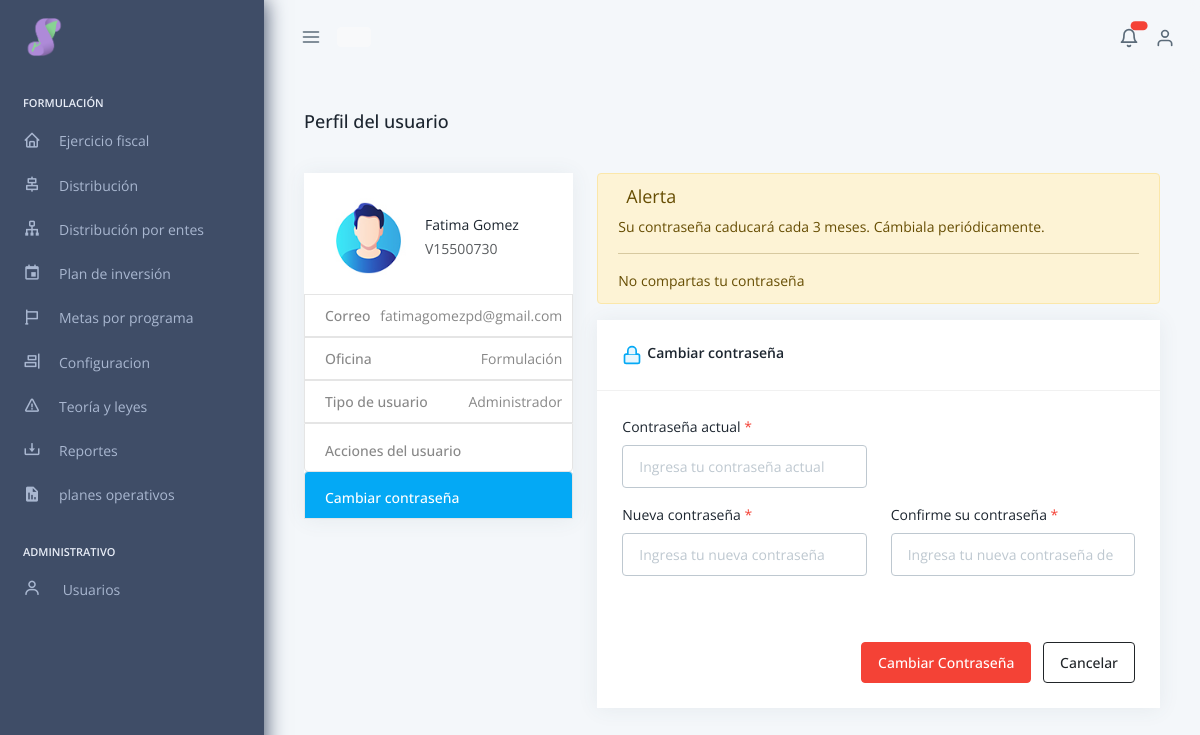
Page /front/mod_global/global_perfil (signed in) on the committed database.
### tables this page shows
CREATE TABLE `menu` (
  `id` int(11) NOT NULL,
  `oficina` varchar(255) DEFAULT NULL,
  `categoria` varchar(255) DEFAULT NULL,
  `nombre` varchar(255) DEFAULT NULL,
  `dir` varchar(255) DEFAULT NULL,
  `icono` varchar(255) DEFAULT NULL
);

CREATE TABLE `system_users` (
  `u_id` int(11) NOT NULL,
  `u_nombre` varchar(255) DEFAULT NULL,
  `u_oficina_id` int(11) DEFAULT NULL,
  `u_oficina` varchar(255) DEFAULT NULL,
  `u_email` varchar(255) DEFAULT NULL,
  `u_contrasena` varchar(255) DEFAULT NULL,
  `creado` datetime DEFAULT current_timestamp(),
  `u_nivel` int(11) DEFAULT NULL,
  `u_status` int(11) NOT NULL DEFAULT 1,
  `u_cedula` varchar(255) DEFAULT NULL,
  `id_ente` int(255) NOT NULL DEFAULT 1
);

### back/sistema_global/session.php (called while the page is built, shortened)
<?php
if (!@$_SESSION["u_oficina"]) {
	session_destroy();
	header("Location: " . constant('URL'));
} else {
	$u_oficina_id = $_SESSION['u_oficina_id'];
}

### front/mod_global/global_perfil.php (the view, shortened to what this page needs)
<?php
require_once '../../back/sistema_global/session.php';
require_once '../../back/sistema_global/conexion.php';
$u_cedula = $_SESSION["u_cedula"];
$id_user = $_SESSION["u_id"];
$u_nombre = $_SESSION['u_nombre'];
$u_nivel = $_SESSION['u_nivel'];
$stmt = mysqli_prepare($conexion, "SELECT * FROM `system_users` WHERE u_id = ? LIMIT 1");
$stmt->bind_param('s', $id_user);
$stmt->execute();
$result = $stmt->get_result();
if ($result->num_rows > 0) {
  while ($row = $result->fetch_assoc()) {
    $u_email = $row['u_email'];
  }
}
?>
<!DOCTYPE html>
<html lang="es">
<head>
</head>
<?php require_once '../includes/header.php' ?>
<body data-pc-preset="preset-1" data-pc-sidebar-caption="true" data-pc-direction="ltr" data-pc-theme="light">
  <?php require_once '../includes/menu.php' ?>
  <?php require_once '../includes/top-bar.php' ?>
  <div class="pc-container">
    <div class="pc-content">
      <div class="page-header">
        <div class="page-block">
          <div class="row align-items-center">
            <div class="col-md-12">
              <div class="page-header-title">
                <h5 class="mb-0">Perfil del usuario</h5>
              </div>
            </div>
          </div>
        </div>
      </div>
      <div class="row">
        <div class="col-lg-4">
          <div class="card user-card user-card-1">
            <div class="card-body pb-0">
              <div class="d-flex user-about-block align-items-center mt-0 mb-3">
                <div class="flex-shrink-0">
                  <div class="position-relative d-inline-block"><img class="img-radius img-fluid wid-80" src="../../src/assets/images/user/avatar-2.jpg" alt="User image">
                  </div>
                </div>
                <div class="flex-grow-1 ms-3">
                  <h6 class="mb-1"><?php echo $u_nombre ?></h6>
                  <p class="mb-0 text-muted"><?php echo ($u_cedula ? 'V' . $u_cedula : '') ?></p>
                </div>
              </div>
            </div>
            <ul class="list-group list-group-flush">
              <li class="list-group-item"><span class="f-w-500"><i class="feather icon-mail m-r-10"></i>Correo</span> <a class="float-end text-body"><?php echo $u_email ?></a></li>
              <li class="list-group-item"><span class="f-w-500"><i class="feather icon-mail m-r-10"></i>Oficina</span> <a class="float-end text-body"><?php echo $oficinas[$u_oficina_id] ?></a></li>
              <li class="list-group-item"><span class="f-w-500"><i class="feather icon-mail m-r-10"></i>Tipo de usuario</span> <a class="float-end text-body"><?php echo ($u_nivel == 1 ? 'Administrador' : 'Estandar') ?></a></li>
            </ul>
            <div class="nav flex-column nav-pills list-group list-group-flush list-pills" id="user-set-tab" role="tablist" aria-orientation="vertical">
              <a class="nav-link list-group-item list-group-item-action " id="user-set-profile-tab" data-bs-toggle="pill" href="#user-set-profile" role="tab" aria-controls="user-set-profile" aria-selected="false" tabindex="-1"><span class="f-w-500 d-inline-flex align-items-center"><i class="mb-0 feather icon-user m-r-10 h5"></i>Acciones del usuario</span> <span class="float-end"><i class="feather icon-chevron-right"></i></span> </a>
              <a class="nav-link list-group-item list-group-item-action active" id="user-set-passwort-tab" data-bs-toggle="pill" href="#user-set-passwort" role="tab" aria-controls="user-set-passwort" aria-selected="true"><span class="f-w-500 d-inline-flex align-items-center">Cambiar contraseña</span> </a>
            </div>
          </div>
        </div>
        <div class="col-lg-8">
          <div class="tab-content" id="user-set-tabContent">
            <div class="tab-pane fade active show" id="user-set-passwort" role="tabpanel" aria-labelledby="user-set-passwort-tab">
              <div class="alert alert-warning" role="alert">
                <h5 class="alert-heading"><i class="feather icon-alert-circle me-2"></i>Alerta</h5>
                <p>Su contraseña caducará cada 3 meses. Cámbiala periódicamente.</p>
                <hr>
                <p class="mb-0">No compartas tu contraseña</p>
              </div>
              <div class="card">
                <div class="card-header">
                  <h5><span class="p-l-5">Cambiar contraseña</span></h5>
                </div>
                <div class="card-body">
                  <div class="row">
                    <div class="col-sm-6">
                      <div class="mb-3"><label class="form-label">Contraseña actual <span class="text-danger">*</span></label> <input id="current-pass" autocomplete="off" type="password" class="form-control" placeholder="Ingresa tu contraseña actual"> </div>
                    </div>
                  </div>
                  <div class="row">
                    <div class="col-sm-6">
                      <div class="mb-3"><label class="form-label">Nueva contraseña <span class="text-danger">*</span></label> <input id="new-pass" type="password" class="form-control" placeholder="Ingresa tu nueva contraseña"></div>
                    </div>
                    <div class="col-sm-6">
                      <div class="mb-3"><label class="form-label">Confirme su contraseña <span class="text-danger">*</span></label> <input id="new-pass-again" type="password" class="form-control" placeholder="Ingresa tu nueva contraseña de nuevo"></div>
                    </div>
                  </div>
                </div>
                <div class="card-footer text-end"><button class="btn btn-danger " id="btn-cambiar-pass">Cambiar Contraseña</button> <button class="btn btn-outline-dark ms-2" onclick="$('.form-control').val('')">Cancelar</button></div>
              </div>
            </div>
          </div>
        </div>
      </div>
    </div>
  </div>
</body>
</html>

### front/includes/header.php (shortened to what this page needs)
<!DOCTYPE html>
<html lang="es">
<head>
  <link rel="stylesheet" href="../../src/assets/css/style.css" id="main-style-link">
  <link rel="stylesheet" href="../../src/assets/css/style-preset.css">
  <link rel="stylesheet" href="../../src/assets/css/animate.min.css">
  <link href='https://unpkg.com/boxicons@2.1.4/css/boxicons.min.css' rel='stylesheet'>
  <link href='../src/assets/datatables/datatables.min.css' rel='stylesheet'>
</head>
</html>

### front/includes/menu.php (shortened to what this page needs)
<nav class="pc-sidebar">
  <div class="navbar-wrapper">
    <div class="m-header">
      <img src="../../src/assets/images/logo.png" width="40px" class="img-fluid logo-lg" alt="logo">
    </div>
    <div class="navbar-content">
      <ul class="pc-navbar">
        <?php
        require_once '../../back/sistema_global/conexion.php';
        $oficinas = [
          1 => 'Nomina',
          2 => 'Registro y control',
          3 => 'Relaciones laborales',
          4 => 'Formulación',
          5 => 'Ejecución Presupuestaria',
          6 => 'Entes',
          7 => 'Proyectos'
        ];
        echo ' <li class="pc-item pc-caption">
            <label>' . $oficinas[$_SESSION["u_oficina_id"]] . '</label>
            <i data-feather="sidebar"></i>
          </li>';
        $menu = [];
        $oficina = $_SESSION["u_oficina"];
        $stmt = mysqli_prepare($conexion, "SELECT * FROM `menu` WHERE oficina = ?");
        $stmt->bind_param('s', $oficina);
        $stmt->execute();
        $result = $stmt->get_result();
        if ($result->num_rows > 0) {
          while ($row = $result->fetch_assoc()) {
            $listar = ($_SESSION["u_nivel"] == 1 || isset($_SESSION['permisos'][$row['id']]));
            if ($listar) {
              $item = [
                "tipo" => "item",
                "categoria" => $row['categoria'],
                "icono" => $row['icono'] ?? 'bx-error',
                "enlace" => $row['dir'] ?? '#',
                "nombre" => $row['nombre'] ?? 'Sin nombre',
                "sub-item" => null
              ];
              if (is_null($row['categoria'])) {
                $menu[$row['id']] = $item;
              } else {
                if (!isset($menu[$row['categoria']])) {
                  $menu[$row['categoria']] = [
                    "tipo" => "categoria",
                    "categoria" => $row['categoria'],
                    "icono" => $row['icono'] ?? 'bx-error',
                    "enlace" => null,
                    "nombre" => null,
                    "sub-item" => []
                  ];
                }
                $menu[$row['categoria']]['sub-item'][] = [
                  "enlace" => $row['dir'] ?? '#',
                  "nombre" => $row['nombre'] ?? 'Sin nombre'
                ];
              }
            }
          }
        }
        function generarMenu($menu)
        {
          $url_base = constant('URL') . 'front/';
          foreach ($menu as $item) {
            if ($item['tipo'] == 'item') {
              echo '<li class="pc-item">';
              echo '<a href="' . $url_base . htmlspecialchars($item['enlace']) . '" class="pc-link">';
              echo '<span class="pc-micon"><i class="bx ' . htmlspecialchars($item['icono']) . '"></i></span>';
              echo '<span class="pc-mtext">' . htmlspecialchars($item['nombre']) . '</span>';
              echo '</a>';
              echo '</li>';
            } elseif ($item['tipo'] == 'categoria') {
              echo '<li class="pc-item pc-hasmenu">';
              echo '<a class="pc-link">';
              echo '<span class="pc-micon"><i class="bx ' . htmlspecialchars($item['icono']) . '"></i></span>';
              echo '<span class="pc-mtext">' . htmlspecialchars($item['categoria']) . '</span>';
              echo '</a>';
              echo '</li>';
            }
          }
        }
        generarMenu($menu);
        if ($_SESSION["u_nivel"] == '1') { ?>
          <li class="pc-item pc-caption">
            <label>Administrativo</label>
          </li>
          <li class="pc-item pc-hasmenu">
            <a href="#!" class="pc-link">
              <span class="pc-micon">
                <i class='bx bx-user'></i>
              </span>
              <span class="pc-mtext">Usuarios</span><span class="pc-arrow"><i class="ti ti-chevron-right"></i></span>
            </a>
          </li>
        <?php } ?>
      </ul>
    </div>
  </div>
</nav>

### front/includes/top-bar.php (shortened to what this page needs)
<header class="pc-header">
  <div class="header-wrapper">
    <div class="me-auto pc-mob-drp">
      <ul class="list-unstyled">
        <li class="pc-h-item pc-sidebar-collapse">
          <a href="#" class="pc-head-link ms-0" id="sidebar-hide">
            <i data-feather="menu"></i>
          </a>
        </li>
        <li class=" pc-h-item">
          <a class="pc-link btn btn-light" href="<?php
                                                  if ($_SESSION["u_oficina"] == 'nomina') {
                                                    echo constant('URL') . "front/mod_nomina/nom_tasa_vista";
                                                  } else {
                                                    echo '#';
                                                  }
                                                  ?> ">
          </a>
        </li>
      </ul>
    </div>
    <div class="ms-auto">
      <ul class="list-unstyled">
        <li class="pc-h-item">
          <div class="custom-dropdown custom-dropdown-toggle">
            <i data-feather="bell"></i>
            <span id="badge_notifications_number"
              class="position-absolute top-0 start-100 translate-middle badge rounded-pill text-bg-danger"><span class="visually-hidden">Notificaciones pendientes</span></span>
          </div>
        </li>
        <li class="pc-h-item ms-3">
          <div class="custom-dropdown custom-dropdown-toggle">
            <i data-feather="user"></i>
          </div>
        </li>
      </ul>
    </div>
  </div>
</header>

### rows in the picture
menu: nombre "Ejercicio fiscal"
menu: nombre "Distribución"
menu: nombre "Distribución por entes"
menu: nombre "Plan de inversión"
menu: nombre "Metas por programa"
menu: nombre "Reportes"
menu: nombre "planes operativos"
system_users: u_email "fatimagomezpd@gmail.com"

### other values in the picture
$oficinas[$_SESSION["u_oficina_id"]] "FORMULACIÓN"
$item['categoria'] "Configuracion"
$item['categoria'] "Teoría y leyes"
$u_nombre "Fatima Gomez"
$u_cedula "15500730"
$oficinas[$u_oficina_id] "Formulación"
